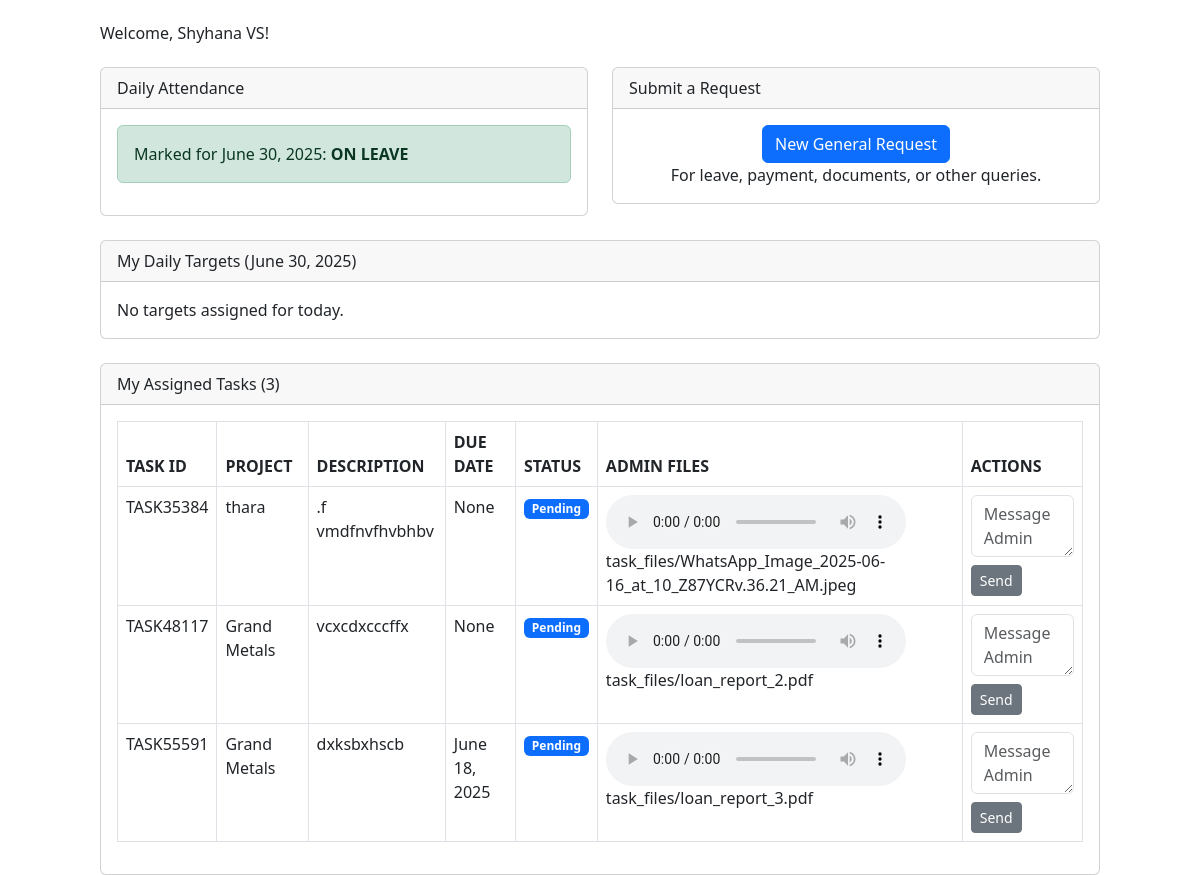
Before: /staff/dashboard/ (signed in) with the older database file.
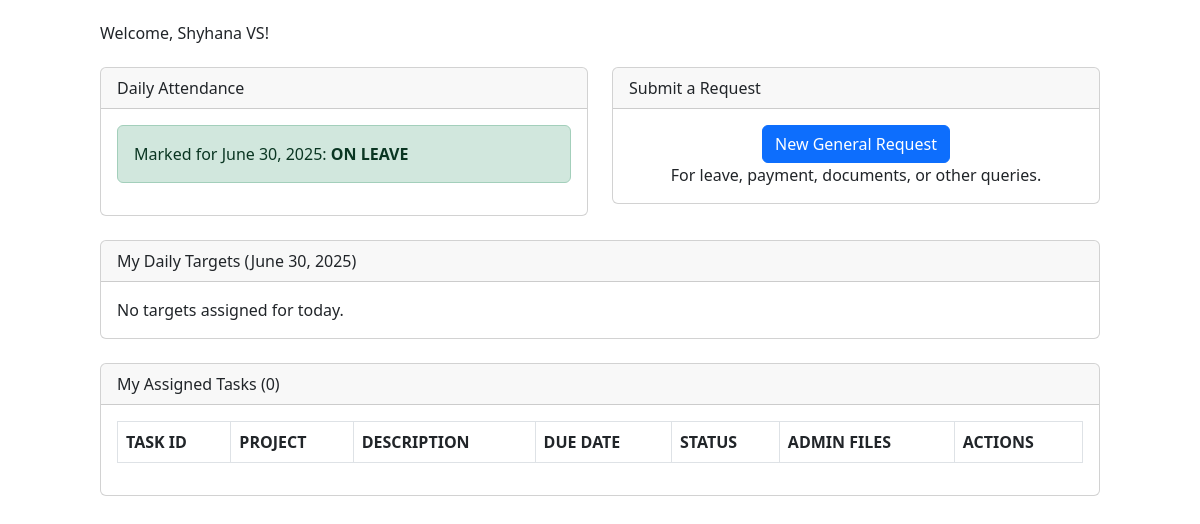
After: the same page with the newer database file.
### app1/models.py (models this page shows, shortened)
class Task(models.Model):
    STATUS_CHOICES = [
        ('Pending', 'Pending'),
        ('In Progress', 'In Progress'),
        ('Completed', 'Completed'),
    ]
    task_id = models.CharField(max_length=50, unique=True)
    date = models.DateField()
    due_date = models.DateField(null=True, blank=True)  # ✅ New
    status = models.CharField(max_length=20, choices=STATUS_CHOICES, default='Pending')  # ✅ New
    staff = models.ForeignKey('Staff', on_delete=models.CASCADE)
    project = models.ForeignKey('Project', on_delete=models.CASCADE)
    description = models.TextField()
    voice_memo = models.FileField(upload_to='voice_memos/', blank=True, null=True)

class Project(models.Model):
    code = models.CharField(max_length=20)
    name = models.CharField(max_length=100)
    location = models.CharField(max_length=100)
    total_budget = models.DecimalField(max_digits=12, decimal_places=2)
    start_date = models.DateField()
    end_date = models.DateField()
    notes = models.TextField(blank=True, null=True)
    def __str__(self):
        return self.name

class TaskFile(models.Model):
    task = models.ForeignKey(Task, related_name='files', on_delete=models.CASCADE)
    file = models.FileField(upload_to='task_files/')

### app1/views.py (the view)
# urls.py: path('staff/dashboard/', views.staff_dashboard, name='staff_dashboard'),
def staff_dashboard(request):
    staff = Staff.objects.get(id=request.user.id)  # Adjust if needed
    tasks = Task.objects.filter(staff=staff)
    targets = Target.objects.filter(staff=staff, date=date.today())  # today's targets
    if request.method == 'POST':
        form = StaffMessageForm(request.POST)
        if form.is_valid():
            message = form.save(commit=False)
            message.staff = staff
            message.save()
            return redirect('staff_dashboard')
    else:
        form = StaffMessageForm()
    return render(request, 'staff_dashboard.html', {
        'staff': staff,
        'tasks': tasks,
        'form': form,
        'targets': targets,
        'today': date.today(),  # so that {{ today }} in template works
    })

### app1/forms.py
class StaffMessageForm(forms.ModelForm):
    class Meta:
        model = StaffMessage
        fields = ['message']
        widgets = {
            'message': forms.Textarea(attrs={'class': 'form-control', 'placeholder': 'Enter your message here...', 'rows': 4}),
        }

### templates/staff_dashboard.html (shortened to what the changed rows need)
{% load static %}
<!DOCTYPE html>
<html lang="en">
<head>
  <link href="https://cdn.jsdelivr.net/npm/bootstrap@5.3.0/dist/css/bootstrap.min.css" rel="stylesheet">
  <link href="https://cdn.jsdelivr.net/npm/bootstrap-icons@1.10.5/font/bootstrap-icons.css" rel="stylesheet">
  <link rel="stylesheet" href="https://cdnjs.cloudflare.com/ajax/libs/font-awesome/6.0.0/css/all.min.css">
<link href="https://cdn.jsdelivr.net/npm/tailwindcss@2.2.19/dist/tailwind.min.css" rel="stylesheet">
</head>
<body>
<div class="container mt-4">
    <h2>Welcome, {{ staff.name }}!</h2>
    <div class="mt-4 card">
        <div class="card-header">My Assigned Tasks ({{ tasks.count }})</div>
        <div class="card-body">
            <table class="table table-bordered">
                <thead>
                    <tr>
                        <th>TASK ID</th>
                        <th>PROJECT</th>
                        <th>DESCRIPTION</th>
                        <th>DUE DATE</th>
                        <th>STATUS</th>
                        <th>ADMIN FILES</th>
                        <th>ACTIONS</th>
                    </tr>
                </thead>
                <tbody>
                    {% for task in tasks %}
                    <tr>
                        <td>{{ task.task_id }}</td>
                        <td>{{ task.project }}</td>
                        <td>{{ task.description }}</td>
                        <td>{{ task.due_date }}</td>
                        <td><span class="badge bg-primary">{{ task.status }}</span></td>
                        <td>
                            {% if task.voice_memo %}
                                <audio controls>
                                    <source src="{{ task.voice_memo.url }}" type="audio/webm">
                                </audio>
                            {% endif %}
                            {% for file in task.files.all %}
                                <a href="{{ file.file.url }}" target="_blank">{{ file.file.name }}</a><br>
                            {% endfor %}
                        </td>
                        <td>
                            <form method="post" action="">
                                <textarea name="message" class="form-control" placeholder="Message Admin"></textarea>
                                <button class="btn btn-sm btn-secondary mt-2">Send</button>
                            </form>
                        </td>
                    </tr>
                    {% endfor %}
                </tbody>
            </table>
        </div>
    </div>
</div>
</body>
</html>

Changed rows visible on the page:
removed Task: task_id "TASK35384", project "thara", description ".f vmdfnvfhvbhbv", due_date "None", status "Pending"
removed TaskFile: file.name "task_files/WhatsApp_Image_2025-06-16_at_10_Z87YCRv.36.21_AM.jpeg", shown under "TASK35384"
removed Task: task_id "TASK48117", project "Grand Metals", description "vcxcdxcccffx", due_date "None", status "Pending"
removed TaskFile: file.name "task_files/loan_report_2.pdf", shown under "TASK48117"
removed Task: task_id "TASK55591", project "Grand Metals", description "dxksbxhscb", due_date "June 18, 2025", status "Pending"
removed TaskFile: file.name "task_files/loan_report_3.pdf", shown under "TASK55591"
Other visible differences:
{{ tasks.count }}: "3" → "0"
